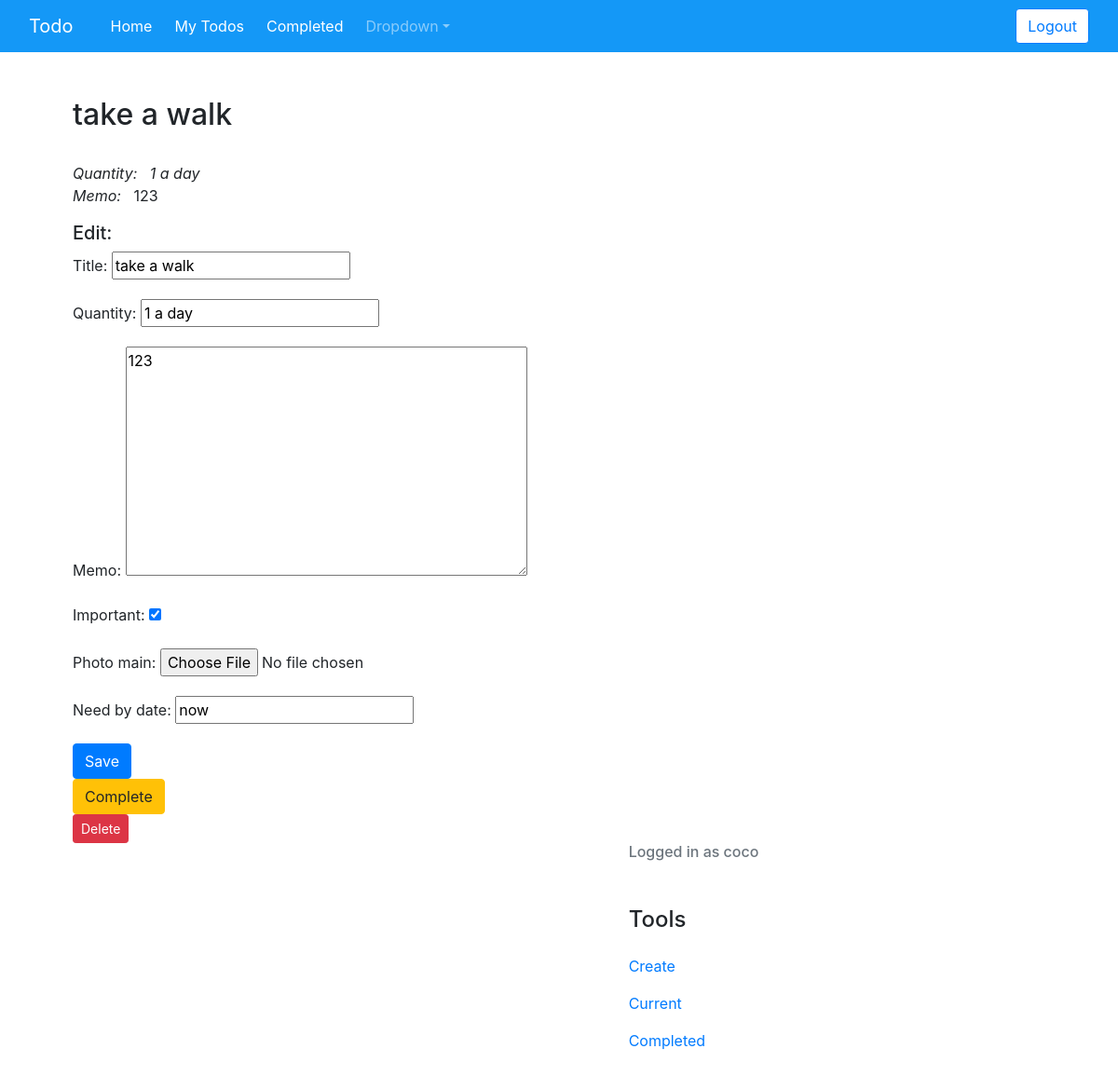
The page /todo/19 (signed in) on the database its author committed.
### todo/models.py (models this page shows, shortened)
class Todo(models.Model):
    title = models.CharField(max_length=100)
    memo = models.TextField(blank=True)
    created = models.DateTimeField(auto_now_add=True)
    datecompleted = models.DateTimeField(null=True, blank=True)
    important = models.BooleanField(default=False)
    user = models.ForeignKey(User, on_delete=models.CASCADE)
    quantity = models.CharField(max_length=100, blank=True)
    photo_main = models.ImageField(upload_to='photos/%Y/%m%d/', blank=True, null=True)
    need_by_date = models.CharField(max_length=100, blank=True, null=True)

### todo/views.py (the view, shortened to what this page needs)
# urls.py: path('todo/<int:todo_pk>', views.viewtodo, name='viewtodo'),
@login_required
def viewtodo(request, todo_pk):
    todo = get_object_or_404(Todo, pk=todo_pk, user=request.user)
    if request.method == 'GET':
        form = TodoForm(instance=todo)
        return render(request, 'todo/viewtodo.html', {'todo':todo, 'form':form})

### todo/forms.py
class TodoForm(ModelForm):
    class Meta:
        model = Todo
        fields = ['title','quantity', 'memo', 'important',  'photo_main', 'need_by_date']

### todo/templates/todo/viewtodo.html (shortened to what this page needs)
{% extends 'todo/base.html' %}
{% block content %}
<h2>{{ todo.title }}</h2>
<br>
 <em>Quantity: &nbsp; {{ todo.quantity }}</em>
 <p><em>Memo:</em> &nbsp; {{ todo.memo }}</p>
<h5>Edit:</h5>
    <form method="POST">
        {{ form.as_p }}
        <button class="btn btn-primary"  type="submit">Save</button>
    </form>
<form method="POST" action = "{% url 'completetodo' todo.id %}">
    <button class="btn btn-warning" type="submit">Complete</button>
</form>
<form method="POST" action = "{% url 'deletetodo' todo.id %}">
    <button class="btn btn-sm btn-danger"  type="submit">Delete</button>
</form>
{% endblock %}

### todo/templates/todo/base.html (shortened to what this page needs)
{% load static %}
<!DOCTYPE html>
<html>
    <head>
        <link rel="stylesheet" href="https://stackpath.bootstrapcdn.com/bootstrap/4.5.2/css/bootstrap.min.css">
        <link rel="stylesheet" href="https://cdnjs.cloudflare.com/ajax/libs/font-awesome/5.8.2/css/all.css" />
        <link rel="stylesheet" href="static/css/style.css">
    </head>
    <body>
    {% include 'partials/_navbar.html' %}
    <div class="container p-5">
      <div class="row">
        <div class="col-md-9">
          {% block content %}{% endblock %}
        <div class="col-md-3 ml-auto">
          {% if user.is_authenticated %}
            <h6 class="text-secondary pb-4"> Logged in as {{ user.username }} </h6>
          <h4 class="my-4">Tools</h4>
          <p><a href="{% url 'createtodo' %}">Create</a></p>
          <p><a href="{% url 'currenttodos' %}">Current</a></p>
          <p><a href="{% url 'completed' %}">Completed</a></p>
          {% endif %}
        </div>
      </div>
    </div>
</div>
</body>
</html>

### rows shown on the page
Todo: title "take a walk", quantity "1 a day", memo "123", important "☑", need_by_date "now"

### other values the page prints
{{ user.username }} "coco"
